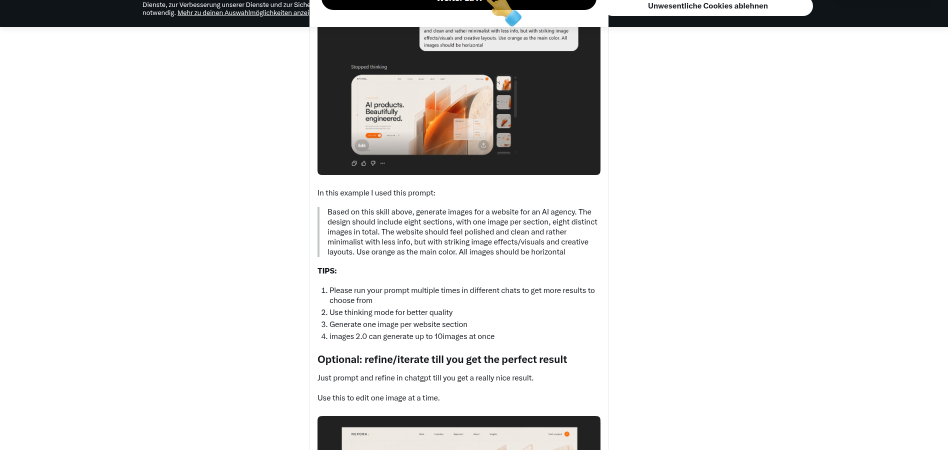
#> input picture skills/eigene/web/assets/creator-evidence/leon-image-to-code/bild02-imagegen-prompt-und-ergebnis.png, 1896 x 900 px (shown at 1/2 size)
$ python visual-g1.py ../../web/assets/creator-evidence/leon-image-to-code/bild02-imagegen-prompt-und-ergebnis.png
#> lines starting #> are read from the running program, lines starting #| are printed output that depends on the picture
#!/usr/bin/env python3
"""visual-g1.py — deterministische Pixel-Checks für AAA-Visual-Deliverables.

Kein LLM. Exit 0 = grün, Exit 1 = rot, Exit 2 = Usage/IO-Fehler.

Usage:
  python3 visual-g1.py <render-dir> [--json out.json] [--margin-pct 0.045]
  python3 visual-g1.py file1.png file2.png ...
"""
from __future__ import annotations

import argparse
import json
import sys
from pathlib import Path

try:
    from PIL import Image
    import numpy as np
except ImportError as e:
    print(f"FATAL: needs Pillow+numpy: {e}", file=sys.stderr)
    sys.exit(2)


def load_rgb(path: Path) -> np.ndarray:
    im = Image.open(path).convert("RGB")
    return np.asarray(im, dtype=np.float32)


def check_empty_or_tiny(path: Path, arr: np.ndarray) -> list[dict]:
    out = []
    size = path.stat().st_size
    h, w = arr.shape[:2]
    if size < 10_000:
        out.append(
            {
                "id": "empty-or-tiny",
                "severity": "high",
                "msg": f"{path.name}: file too small ({size} bytes)",
            }
        )
    if h < 200 or w < 200:
        out.append(
            {
                "id": "empty-or-tiny",
                "severity": "high",
                "msg": f"{path.name}: dimensions too small ({w}x{h})",
            }
        )
    return out


def check_hard_black_slab(path: Path, arr: np.ndarray) -> list[dict]:
    """Harter Slab = helles Foto oben stirbt abrupt in tot-schwarzer Platte.

    Weiche Scrims für weisse Headline (Cover) sind OK. Fail nur wenn:
    - obere Hälfte foto-hell
    - untere 30% stark near-black
    - geglätteter Helligkeitsabfall über <10% der Höhe
    - Mittelband noch foto-ähnlich (hohe Varianz), also Motiv wird gekillt
    """
    h, w, _ = arr.shape
    lum = arr.mean(axis=(1, 2))
    # smooth over ~2% height to ignore single-row noise
    win = max(3, int(h * 0.02))
    kernel = np.ones(win, dtype=np.float32) / win
    smooth = np.convolve(lum, kernel, mode="same")

    upper_mean = float(smooth[: int(h * 0.40)].mean())
    mid = arr[int(h * 0.42) : int(h * 0.58), int(w * 0.15) : int(w * 0.85), :]
    mid_std = float(mid.std()) if mid.size else 0.0
    mid_mean = float(mid.mean()) if mid.size else 0.0

    y0 = int(h * 0.70)
    bottom = smooth[y0:]
    black_frac = float((bottom < 22).mean()) if len(bottom) else 0.0

    above = np.where(smooth > 70)[0]
    below = np.where(smooth < 25)[0]
    if len(above) == 0 or len(below) == 0:
        return []
    last_bright = int(above.max())
    first_black_after = below[below > last_bright]
    if len(first_black_after) == 0:
        return []
    first_black = int(first_black_after[0])
    fall_frac = (first_black - last_bright) / float(h)

    # Designed scrim (cover) keeps enough bright text in the LOWER third AND
    # still has structure in the deepest 12%. A hard slab kills the photo into
    # empty near-black — even if a white headline floats higher.
    bottom_rgb = arr[y0:, :, :]
    bottom_lum = bottom_rgb.mean(axis=2)
    bright_text_frac = float((bottom_lum > 170).mean())
    deep = arr[int(h * 0.88) :, :, :]
    deep_lum = deep.mean(axis=2) if deep.size else bottom_lum
    deep_bright = float((deep_lum > 170).mean()) if deep_lum.size else 0.0
    deep_p50 = float(np.percentile(deep_lum, 50)) if deep_lum.size else 0.0
    # Cover-style: lots of white text overall OR deep area still holds text.
    # v14 slab: bright_text≈0.018 (headline only), deep_p50≈13, deep_bright≈0.
    designed_scrim = bright_text_frac >= 0.045 or deep_bright >= 0.02

    findings = []
    # Photo killed into empty plate: bright top, structured mid, short fall,
    # black bottom, NO designed white text sitting on the dark area.
    photo_mid = mid_std > 28 and mid_mean > 55
    dead_deep = deep_p50 < 20 and deep_bright < 0.01
    if (
        upper_mean > 100
        and photo_mid
        and black_frac >= 0.22
        and fall_frac < 0.10
        and (not designed_scrim or dead_deep)
    ):
        findings.append(
            {
                "id": "hard-black-slab",
                "severity": "high",
                "msg": (
                    f"{path.name}: hard black slab — fall {fall_frac:.1%} h, "
                    f"bottom near-black {black_frac:.0%}, mid_std={mid_std:.0f}, "
                    f"deep_p50={deep_p50:.0f}"
                ),
            }
        )
    # extreme dead plate without text
    if (
        not designed_scrim
        and upper_mean > 110
        and black_frac >= 0.45
        and fall_frac < 0.12
        and dead_deep
    ):
        findings.append(
            {
                "id": "hard-black-slab",
                "severity": "high",
                "msg": (
                    f"{path.name}: solid black bottom band "
                    f"{black_frac:.0%} after fall {fall_frac:.1%}"
                ),
            }
        )
    return findings


def check_low_variance_dead_zone(path: Path, arr: np.ndarray) -> list[dict]:
    h, w, _ = arr.shape
    band = arr[int(h * 0.72) : int(h * 0.95), int(w * 0.1) : int(w * 0.9), :]
    if band.size == 0:
        return []
    std = float(band.std())
    mean = float(band.mean())
    # very dark + almost no variance = dead plate
    if mean < 30 and std < 12:
        return [
            {
                "id": "low-variance-dead-zone",
                "severity": "medium",
                "msg": (
                    f"{path.name}: dead zone mean={mean:.1f} std={std:.1f} "
                    f"in lower band"
                ),
            }
        ]
    return []


def check_blur_mirror_band(path: Path, arr: np.ndarray) -> list[dict]:
    """Detect a thin band near bottom that correlates with a flipped copy of
    the band above it (classic mirror-blur outpaint cheat)."""
    h, w, _ = arr.shape
    if h < 400:
        return []
    # compare strip A (above) with vertical flip of strip B (below)
    a0, a1 = int(h * 0.78), int(h * 0.86)
    b0, b1 = int(h * 0.86), int(h * 0.94)
    if a1 <= a0 or b1 <= b0 or (a1 - a0) != (b1 - b0):
        # normalize lengths
        L = min(a1 - a0, b1 - b0)
        if L < 20:
            return []
        A = arr[a0 : a0 + L]
        B = arr[b0 : b0 + L]
    else:
        A = arr[a0:a1]
        B = arr[b0:b1]
        L = A.shape[0]
    Bflip = B[::-1]
    A_flat = (A - A.mean()).reshape(-1)
    B_flat = (Bflip - Bflip.mean()).reshape(-1)
    mad = float(np.mean(np.abs(A_flat - B_flat)))
    denom = float(np.linalg.norm(A_flat) * np.linalg.norm(B_flat))
    corr = float(np.dot(A_flat, B_flat) / denom) if denom > 1e-6 else 0.0
    struct = float(A.std())
    # Real mirror cheats are near-copies after flip. Natural grass rarely
    # hits corr>0.88 with low mad — require both.
    if struct > 22 and corr >= 0.88 and mad < 12:
        return [
            {
                "id": "blur-mirror-band",
                "severity": "high",
                "msg": (
                    f"{path.name}: possible mirror band corr={corr:.2f} "
                    f"mad={mad:.1f} struct={struct:.1f}"
                ),
            }
        ]
    return []


def check_edge_content_crush(path: Path, arr: np.ndarray, margin_pct: float) -> list[dict]:
    """UI-like content crushed into the outer margin (not full-bleed photos).

    Full-bleed photo pages always have variance at left/right/top — that is
    design, not a fail. We only flag the BOTTOM margin when it looks like
    bright/red UI pressed into the frame, and left/right only when a thin
    strip looks like a solid UI bar (low row-variance, mid luminance).
    """
    h, w, _ = arr.shape
    mx = max(2, int(w * margin_pct))
    my = max(2, int(h * margin_pct * 0.7))
    findings = []

    # bottom: bright UI pressed into frame
    bottom = arr[h - my :, int(w * 0.12) : int(w * 0.88), :]
    b_mean = float(bottom.mean())
    b_std = float(bottom.std())
    b_r = float(bottom[:, :, 0].mean())
    b_g = float(bottom[:, :, 1].mean())
    b_b = float(bottom[:, :, 2].mean())
    reddish = b_r > 140 and b_r > b_g * 1.25 and b_r > b_b * 1.25
    if (b_mean > 160 or reddish) and b_std > 20:
        findings.append(
            {
                "id": "edge-content-crush",
                "severity": "high",
                "msg": (
                    f"{path.name}: UI-like content in bottom margin "
                    f"(mean={b_mean:.0f} std={b_std:.0f})"
                ),
            }
        )

    # left/right: only solid mid-tone bars (QR/buttons glued to edge), not photos
    for name, strip in (
        ("left", arr[int(h * 0.2) : int(h * 0.8), :mx, :]),
        ("right", arr[int(h * 0.2) : int(h * 0.8), w - mx :, :]),
    ):
        # per-row means — a solid UI bar has low row-to-row variance
        row_means = strip.mean(axis=(1, 2))
        row_std = float(row_means.std()) if len(row_means) else 999
        mean = float(strip.mean())
        std = float(strip.std())
        if 40 < mean < 220 and std > 35 and row_std < 18:
            findings.append(
                {
                    "id": "edge-content-crush",
                    "severity": "medium",
                    "msg": (
                        f"{path.name}: solid UI bar on {name} edge "
                        f"(mean={mean:.0f} row_std={row_std:.1f})"
                    ),
                }
            )
    return findings


def check_bottom_text_clip_risk(path: Path, arr: np.ndarray) -> list[dict]:
    """Bright/red UI block that ends abruptly at the very bottom frame."""
    h, w, _ = arr.shape
    last = arr[h - 8 : h - 2, int(w * 0.15) : int(w * 0.85), :]
    above = arr[h - 40 : h - 20, int(w * 0.15) : int(w * 0.85), :]
    if last.size == 0 or above.size == 0:
        return []
    # red-ish or very bright content near bottom with sharp cutoff
    last_mean = last.mean(axis=(0, 1))
    above_mean = above.mean(axis=(0, 1))
    last_lum = float(last_mean.mean())
    above_lum = float(above_mean.mean())
    # red button signature: R high, G/B lower
    r, g, b = last_mean
    is_reddish = r > 150 and r > g * 1.3 and r > b * 1.3
    is_bright_ui = last_lum > 180
    sharp_cut = abs(above_lum - last_lum) > 50 and last_lum > 80
    # if last rows are still bright/red, content is pressed to frame
    if (is_reddish or is_bright_ui) and float(last.std()) > 15:
        return [
            {
                "id": "bottom-text-clip-risk",
                "severity": "high",
                "msg": (
                    f"{path.name}: bright/red UI at bottom edge "
                    f"(lum={last_lum:.0f}) — clip risk"
                ),
            }
        ]
    if sharp_cut and above_lum > 120:
        return [
            {
                "id": "bottom-text-clip-risk",
                "severity": "medium",
                "msg": (
                    f"{path.name}: sharp luminance cut near bottom "
                    f"(above={above_lum:.0f} last={last_lum:.0f})"
                ),
            }
        ]
    return []


def analyze_file(path: Path, margin_pct: float) -> list[dict]:
    arr = load_rgb(path)
    findings: list[dict] = []
    findings += check_empty_or_tiny(path, arr)
    findings += check_hard_black_slab(path, arr)
    findings += check_low_variance_dead_zone(path, arr)
    findings += check_blur_mirror_band(path, arr)
    findings += check_edge_content_crush(path, arr, margin_pct)
    findings += check_bottom_text_clip_risk(path, arr)
    for f in findings:
        f["file"] = str(path)
    return findings


def collect_paths(args_paths: list[str]) -> list[Path]:
    paths: list[Path] = []
    for raw in args_paths:
        p = Path(raw)
        if p.is_dir():
            paths.extend(sorted(p.glob("*.png")))
            paths.extend(sorted(p.glob("**/*.png")))
        elif p.is_file():
            paths.append(p)
        else:
            raise FileNotFoundError(raw)
    # unique preserve order
    seen = set()
    out = []
    for p in paths:
        rp = p.resolve()
        if rp in seen:
            continue
        seen.add(rp)
        out.append(p)
    return out


def main() -> int:
    ap = argparse.ArgumentParser(description="visual-aaa G1 pixel gate")
    ap.add_argument("paths", nargs="+", help="render dir and/or PNG files")
    ap.add_argument("--json", dest="json_out", default=None)
    ap.add_argument("--margin-pct", type=float, default=0.045)
    args = ap.parse_args()

    try:
        files = collect_paths(args.paths)
    except FileNotFoundError as e:
        print(f"FATAL: not found: {e}", file=sys.stderr)
        return 2

    if not files:
        print("FATAL: no PNG files found", file=sys.stderr)
        return 2

    all_findings: list[dict] = []
    per_file = {}
    for f in files:
        fs = analyze_file(f, args.margin_pct)
#> in load_rgb, im is the input picture: PIL image 1896x900 RGB; mean R, G, B 225.5, 225, 224.6
#> in analyze_file, `findings += check_empty_or_tiny(path, arr)`: findings = []
#> in check_hard_black_slab, `lum = arr.mean(axis=(1, 2))`: lum = 900 values, max 255 at index 350, min 59.52 at index 15, mean 225
#> in check_hard_black_slab, `smooth = np.convolve(lum, kernel, mode="same")`: smooth = 900 values, max 255 at index 359, min 38.97 at index 0, mean 224.2
#> in check_hard_black_slab, `upper_mean = float(smooth[: int(h * 0.40)].mean())`: upper_mean = 191.4
#> in check_hard_black_slab, `mid = arr[int(h * 0.42) : int(h * 0.58), int(w * 0.15) : int(w * 0.85)..`:
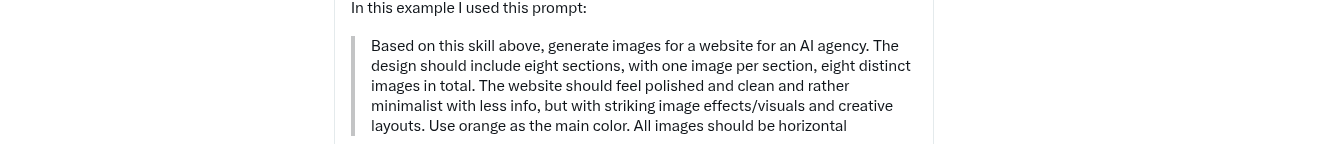
#> mid: shape (144, 1327, 3) float32; mean R, G, B 245.8, 246, 246.2
#> in check_hard_black_slab, `mid_std = float(mid.std()) if mid.size else 0.0`: mid_std = 39.3
#> in check_hard_black_slab, `mid_mean = float(mid.mean()) if mid.size else 0.0`: mid_mean = 245.4
#> in check_hard_black_slab, `bottom = smooth[y0:]`: bottom = 270 values, max 255 at index 60, min 132.1 at index 269, mean 241.8
#> in check_hard_black_slab, `black_frac = float((bottom < 22).mean()) if len(bottom) else 0.0`: black_frac = 0
#> in check_hard_black_slab, `above = np.where(smooth > 70)[0]`: above = 891 values from 9 to 899
#> in check_hard_black_slab, `below = np.where(smooth < 25)[0]`: below = empty array
#> in check_low_variance_dead_zone, `band = arr[int(h * 0.72) : int(h * 0.95), int(w * 0.1) : int(w * 0.9),..`:
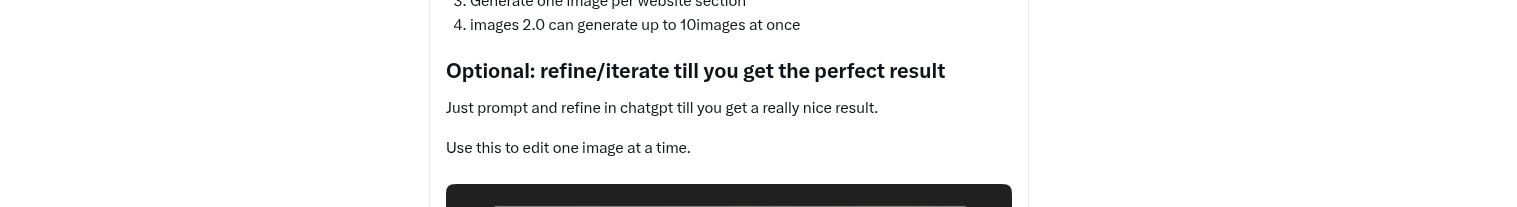
#> band: shape (207, 1517, 3) float32; mean R, G, B 241.9, 242, 242.1
#> in check_low_variance_dead_zone, `std = float(band.std())`: std = 51.54
#> in check_low_variance_dead_zone, `mean = float(band.mean())`: mean = 241.4
#> in check_blur_mirror_band, `A = arr[a0:a1]`:
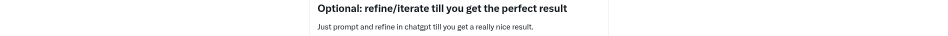
#> A: shape (72, 1896, 3) float32 (shown at 1/2 size); mean R, G, B 248.5, 248.6, 248.8
#> in check_blur_mirror_band, `B = arr[b0:b1]`:
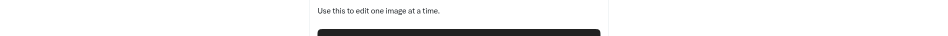
#> B: shape (72, 1896, 3) float32 (shown at 1/2 size); mean R, G, B 241.4, 241.4, 241.4
#> in check_blur_mirror_band, `Bflip = B[::-1]`:
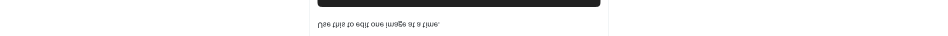
#> Bflip: shape (72, 1896, 3) float32 (shown at 1/2 size); mean R, G, B 241.4, 241.5, 241.5
#> in check_blur_mirror_band, `mad = float(np.mean(np.abs(A_flat - B_flat)))`: mad = 25.12
#> in check_blur_mirror_band, `denom = float(np.linalg.norm(A_flat) * np.linalg.norm(B_flat))`: denom = 784326592
#> in check_blur_mirror_band, `corr = float(np.dot(A_flat, B_flat) / denom) if denom > 1e-6 else 0.0`: corr = 0.06
#> in check_blur_mirror_band, `struct = float(A.std())`: struct = 35.89
#> in check_edge_content_crush, `b_mean = float(bottom.mean())`: b_mean = 232.6
#> in check_edge_content_crush, `b_std = float(bottom.std())`: b_std = 54.16
#> in check_edge_content_crush, `b_r = float(bottom[:, :, 0].mean())`: b_r = 234.5
#> in check_edge_content_crush, `b_g = float(bottom[:, :, 1].mean())`: b_g = 232.7
#> in check_edge_content_crush, `b_b = float(bottom[:, :, 2].mean())`: b_b = 230.6
#> in check_edge_content_crush, `reddish = b_r > 140 and b_r > b_g * 1.25 and b_r > b_b * 1.25`: reddish = False
#> the loop in check_edge_content_crush, `for name, strip in ( ("left", arr[int(h * 0.2) : int(h * 0.8), :mx, :]..` made 2 passes
#> (name, row_std, mean, std) on passes 1 to 2: ('left', 0, 255, 0), ('right', 0, 255, 0)
#> after the loop in check_edge_content_crush, `for name, strip in (`: findings = 1 item
#> in check_bottom_text_clip_risk, `last_mean = last.mean(axis=(0, 1))`: last_mean = [232.7, 230.5, 228.1]
#> in check_bottom_text_clip_risk, `above_mean = above.mean(axis=(0, 1))`: above_mean = [231.9, 229.8, 227.4]
#> in check_bottom_text_clip_risk, `last_lum = float(last_mean.mean())`: last_lum = 230.4
#> in check_bottom_text_clip_risk, `above_lum = float(above_mean.mean())`: above_lum = 229.7
#> in check_bottom_text_clip_risk, `r, g, b = last_mean`: r = 232.7; g = 230.5; b = 228.1
#> in check_bottom_text_clip_risk, `is_reddish = r > 150 and r > g * 1.3 and r > b * 1.3`: is_reddish = False
#> in check_bottom_text_clip_risk, `is_bright_ui = last_lum > 180`: is_bright_ui = True
#> in check_bottom_text_clip_risk, `sharp_cut = abs(above_lum - last_lum) > 50 and last_lum > 80`: sharp_cut = False
#> in analyze_file, `findings += check_bottom_text_clip_risk(path, arr)`: findings = 2 items
#> the loop in analyze_file, `for f in findings:` made 2 passes
#> fs = 2 items
        per_file[str(f)] = fs
        all_findings.extend(fs)

    report = {
        "schema": "visual-aaa/g1/v1",
        "ok": len(all_findings) == 0,
        "file_count": len(files),
        "finding_count": len(all_findings),
        "findings": all_findings,
        "per_file": per_file,
    }

    if args.json_out:
        outp = Path(args.json_out)
        outp.parent.mkdir(parents=True, exist_ok=True)
        outp.write_text(json.dumps(report, indent=2, ensure_ascii=False) + "\n")

    if all_findings:
        print(f"G1 FAIL — {len(all_findings)} finding(s) in {len(files)} file(s)")
#| G1 FAIL — 2 finding(s) in 1 file(s)
        for f in all_findings:
            print(f"  [{f['severity']}] {f['id']}: {f['msg']}")
#> this loop made 2 passes
#|   [high] edge-content-crush: bild02-imagegen-prompt-und-ergebnis.png: UI-like content in bottom margin (mean=233 std=54)
#|   [high] bottom-text-clip-risk: bild02-imagegen-prompt-und-ergebnis.png: bright/red UI at bottom edge (lum=230) — clip risk
        return 1

    print(f"G1 PASS — {len(files)} file(s), 0 findings")
    return 0


if __name__ == "__main__":
#> (the run stopped early here; a loop or call above may not have finished)

$ run again, on skills/eigene/web/assets/creator-evidence/leon-image-to-code/bild05-extraktions-prompt-7-bilder.png
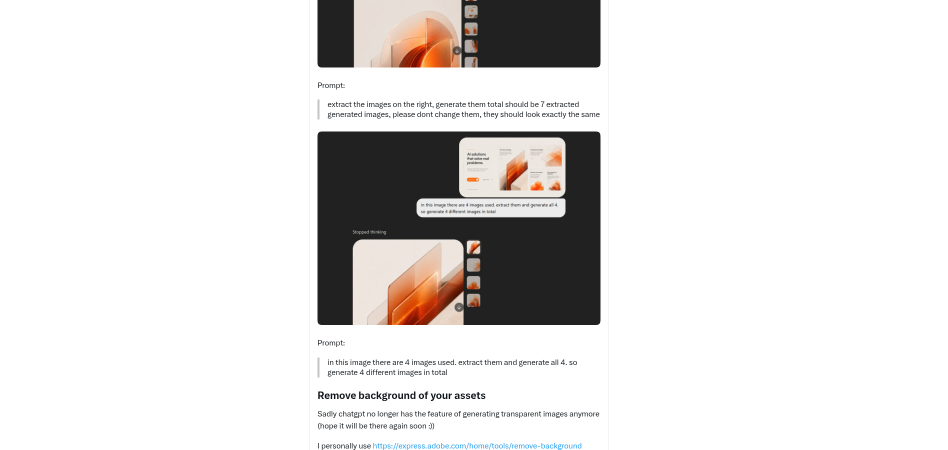
#> input picture skills/eigene/web/assets/creator-evidence/leon-image-to-code/bild05-extraktions-prompt-7-bilder.png, 1896 x 900 px (shown at 1/2 size)
#> in load_rgb, im is the input picture: PIL image 1896x900 RGB; mean R, G, B 227, 225.1, 224.1
#> in analyze_file, `findings += check_empty_or_tiny(path, arr)`: findings = []
#> lum = 900 values, max 255 at index 135, min 187.7 at index 435, mean 225.4
#> smooth = 900 values, max 255 at index 144, min 105.1 at index 0, mean 224.3
#> upper_mean = 221.6
#> mid_std = 99.39
#> mid_mean = 184.9
#> bottom = 270 values, max 255 at index 29, min 136.7 at index 269, mean 245.9
#> black_frac = 0
#> above = 900 values from 0 to 899
#> below = empty array
#> in check_low_variance_dead_zone, `band = arr[int(h * 0.72) : int(h * 0.95), int(w * 0.1) : int(w * 0.9),..`:
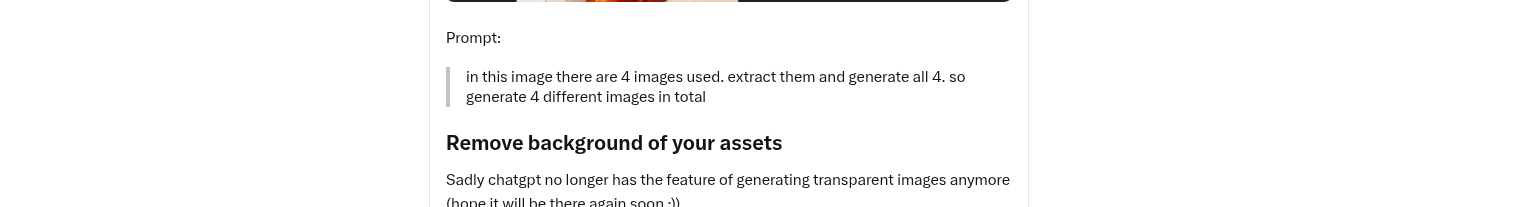
#> band: shape (207, 1517, 3) float32; mean R, G, B 250.5, 250.5, 250.6
#> in check_low_variance_dead_zone, `std = float(band.std())`: std = 30.63
#> in check_low_variance_dead_zone, `mean = float(band.mean())`: mean = 249.8
#> in check_blur_mirror_band, `Bflip = B[::-1]`:
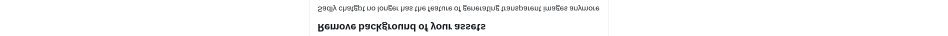
#> Bflip: shape (72, 1896, 3) float32 (shown at 1/2 size); mean R, G, B 249.4, 249.5, 249.6
#> mad = 11.06
#> denom = 332065568
#> corr = 0.0557
#> struct = 24.49
#> b_mean = 249.8
#> b_std = 27.17
#> b_r = 246.4
#> b_g = 250.2
#> b_b = 252.8
#> reddish = False
#> the loop in check_edge_content_crush, `for name, strip in ( ("left", arr[int(h * 0.2) : int(h * 0.8), :mx, :]..` made 2 passes
#> (name, row_std, mean, std) on passes 1 to 2: ('left', 0, 255, 0), ('right', 0, 255, 0)
#> after the loop in check_edge_content_crush, `for name, strip in (`: findings = 1 item
#> last_mean = [230, 241.1, 248.6]
#> above_mean = [255, 255, 255]
#> last_lum = 239.9
#> above_lum = 255
#> r = 230; g = 241.1; b = 248.6
#> is_reddish = False
#> is_bright_ui = True
#> sharp_cut = False
#> in analyze_file, `findings += check_bottom_text_clip_risk(path, arr)`: findings = 2 items
#> the loop in analyze_file, `for f in findings:` made 2 passes
#| G1 FAIL — 2 finding(s) in 1 file(s)
#> the loop in main, `for f in all_findings:` made 2 passes
#|   [high] edge-content-crush: bild05-extraktions-prompt-7-bilder.png: UI-like content in bottom margin (mean=250 std=27)
#|   [high] bottom-text-clip-risk: bild05-extraktions-prompt-7-bilder.png: bright/red UI at bottom edge (lum=240) — clip risk
